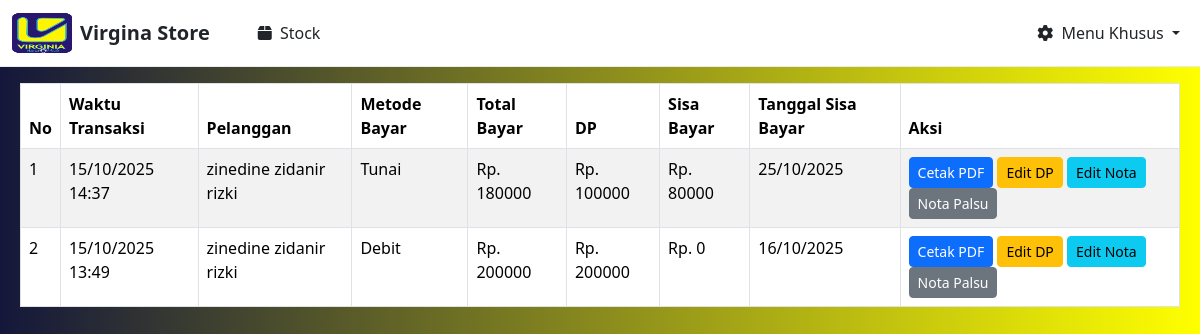
Before: /nota/cetak_nota_kosong/ with the older database file.
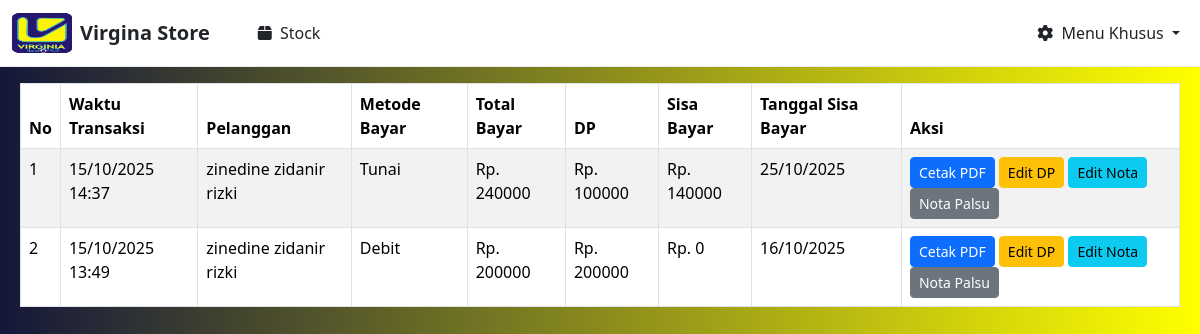
After: the same page with the newer database file.
### nota/models.py (models this page shows, shortened)
class NotaPayment(models.Model):
    PAYMENT_METHOD_CHOICES = [
        ('tunai', 'Tunai'),
        ('debit', 'Debit'),
    ]
    customer = models.ForeignKey(Customer, on_delete=models.CASCADE)
    tanggal_sisa_bayar = models.DateField()
    metode_pembayaran = models.CharField(max_length=10, choices=PAYMENT_METHOD_CHOICES)
    total_bayar = models.DecimalField(max_digits=12, decimal_places=2)
    dp = models.DecimalField(max_digits=12, decimal_places=2)
    sisa = models.DecimalField(max_digits=12, decimal_places=2)
    created_at = models.DateTimeField(auto_now_add=True)
    class Meta:
        verbose_name = "Nota Payment"
        verbose_name_plural = "Nota Payments"

### kasir/models.py (models this page shows, shortened)
class Customer(models.Model):
    nama = models.CharField(max_length=100)
    alamat_customer = models.TextField(blank=True, null=True)
    no_telpon_customer = models.CharField(max_length=20, blank=True, null=True)
    shipping_agent = models.CharField(max_length=100, blank=True, null=True)

### nota/views.py (the view)
# urls.py: path('cetak_nota_kosong/', views.cetak_nota_kosong, name='cetak-nota-kosong'),
def cetak_nota_kosong(request):
    notas = NotaPayment.objects.all().order_by('-created_at')
    return render(request, 'cetak_nota_kosong.html', {'notas': notas})

### nota/templates/cetak_nota_kosong.html (shortened to what this page needs)
{% extends 'base.html' %}
{% block content %}
<div class="" style="margin-left: 20px; margin-right: 20px;">
    <table class="table table-bordered table-striped mt-3">
        <thead>
            <tr>
                <th>No</th>
                <th>Waktu Transaksi</th>
                <th>Pelanggan</th>
                <th>Metode Bayar</th>
                <th>Total Bayar</th>
                <th>DP</th>
                <th>Sisa Bayar</th>
                <th>Tanggal Sisa Bayar</th>
                <th>Aksi</th>
            </tr>
        </thead>
        <tbody>
            {% for nota in notas %}
            <tr>
                <td>{{ forloop.counter }}</td>
                <td>{{ nota.created_at|date:"d/m/Y H:i" }}</td>
                <td>{{ nota.customer.nama }}</td>
                <td>{{ nota.get_metode_pembayaran_display }}</td>
                <td>Rp. {{ nota.total_bayar|floatformat:0 }}</td>
                <td>Rp. {{ nota.dp|floatformat:0 }}</td>
                <td>Rp. {{ nota.sisa|floatformat:0 }}</td>
                <td>{{ nota.tanggal_sisa_bayar|date:"d/m/Y" }}</td>
                <td>
                    <button class="btn btn-sm btn-primary" data-id="{{ nota.id }}" onclick="cetakPdf(this)">Cetak PDF</button>
                    <button class="btn btn-sm btn-warning" data-id="{{ nota.id }}" onclick="editDp(this)">Edit DP</button>
                    <button class="btn btn-sm btn-info" data-id="{{ nota.id }}" onclick="editNota(this)">Edit Nota</button>
                    <button class="btn btn-sm btn-secondary" data-id="{{ nota.id }}" onclick="notaPalsu(this)">Nota Palsu</button>
                </td>
            </tr>
            {% empty %}
            <tr><td colspan="9" class="text-center">Belum ada data</td></tr>
            {% endfor %}
        </tbody>
    </table>
</div>
{% endblock %}

Changed rows visible on the page:
changed NotaPayment "Tunai": total_bayar "180000" → "240000"; sisa "80000" → "140000"
